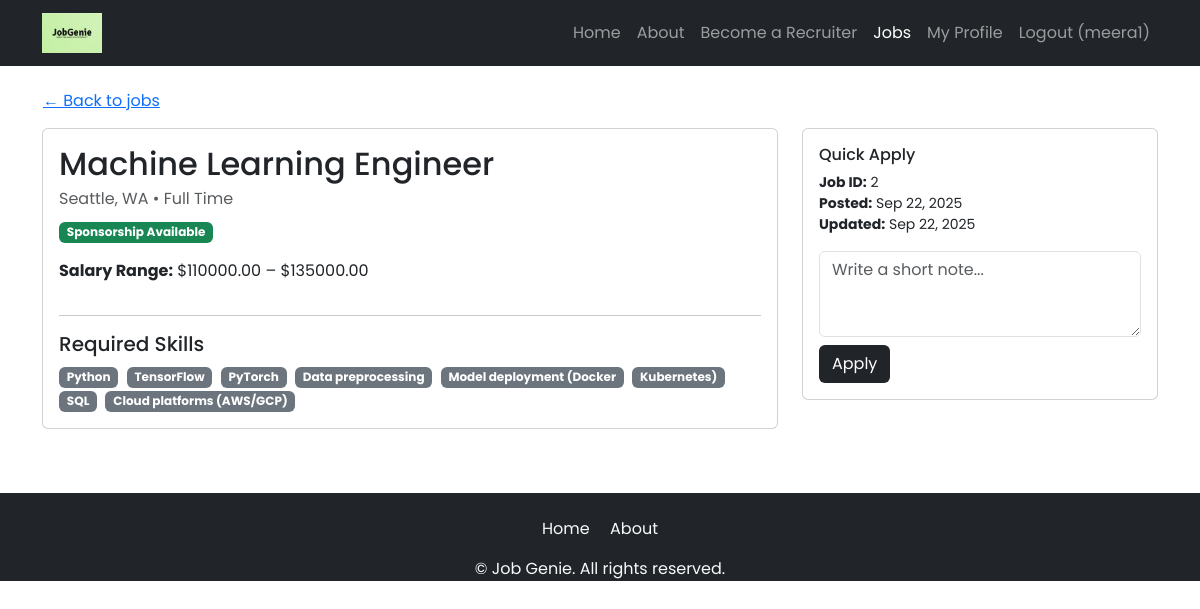
The page /jobs/2/ (signed in) on the database as committed earlier.
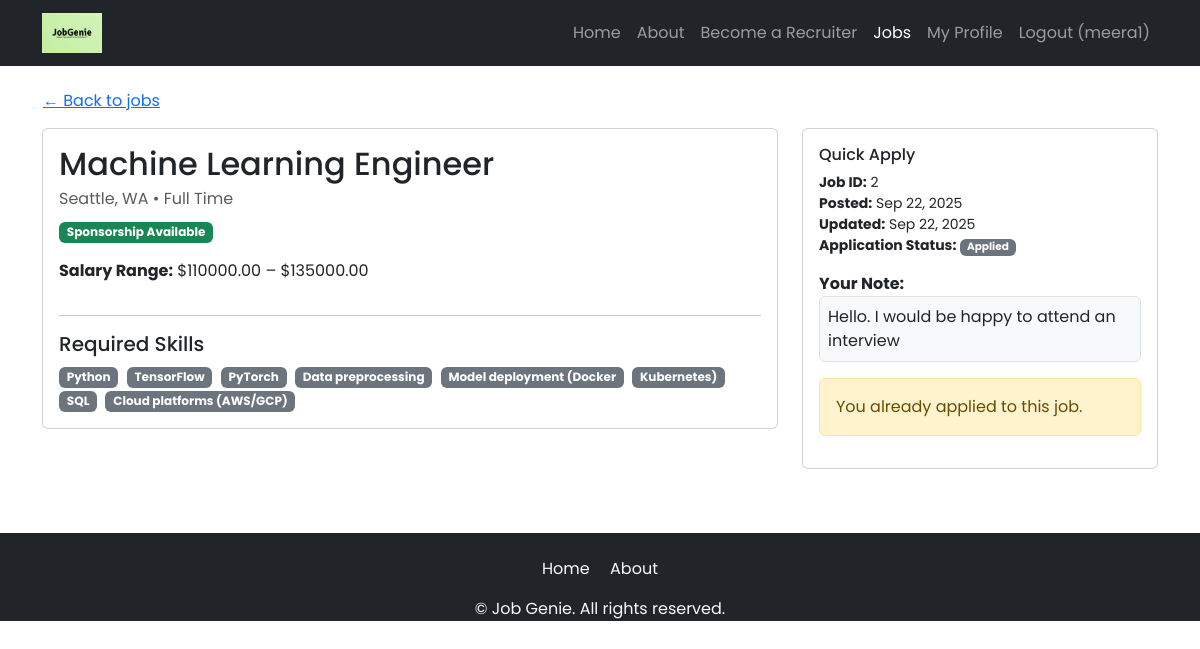
The same page on the database as committed later.
### jobs/models.py (models this page shows, shortened)
class Application(models.Model):
    STATUS_CHOICES = [
        ('applied', 'Applied'),
        ('review', 'Review'),
        ('interview', 'Interview'),
        ('offer', 'Offer'),
        ('closed', 'Closed'),
    ]
    job = models.ForeignKey(Job, on_delete=models.CASCADE, related_name="applications")
    candidate = models.ForeignKey(settings.AUTH_USER_MODEL, on_delete=models.CASCADE, related_name="applications")
    note = models.TextField(blank=True)  # tailored note from candidate
    status = models.CharField(max_length=20, choices=STATUS_CHOICES, default='applied')
    applied_at = models.DateTimeField(auto_now_add=True)

### jobs/views.py (the view)
# urls.py: path('<int:pk>/', JobDetailView.as_view(), name='job_detail'),
class JobDetailView(DetailView):
    model = Job
    template_name = 'jobs/job_detail.html'
    context_object_name = 'job'
    def get_context_data(self, **kwargs):
        ctx = super().get_context_data(**kwargs)
        if self.request.user.is_authenticated:
            ctx['application'] = Application.objects.filter(
                job=self.object, candidate=self.request.user
            ).first()
        return ctx

### jobs/models.py (called while the page is built)
    @property
    def skill_list(self):
        return [s.strip() for s in self.skills.split(',')] if self.skills else []

### jobs/templates/jobs/job_detail.html (shortened to what this page needs)
{% extends 'base.html' %}
{% load static %}
{% block content %}
<div class="p-3">
  <div class="container">
    <a href="{% url 'job_list' %}" class="btn btn-link ps-0">← Back to jobs</a>
    <div class="row mt-2">
      <div class="col-lg-8">
        <div class="card p-3">
          <h2 class="mb-1">{{ job.title }}</h2>
          <div class="mb-2 text-muted">
            {{ job.location }} • {{ job.get_job_type_display }}
          </div>
          <div class="mb-3">
            <span class="badge {% if job.visa_sponsorship == 'YES' %}bg-success{% else %}bg-dark{% endif %}">
              {{ job.get_visa_sponsorship_display }}
            </span>
          </div>
          {% if job.salary_min or job.salary_max %}
            <p><strong>Salary Range:</strong>
              ${{ job.salary_min|default:"?" }} – ${{ job.salary_max|default:"?" }}
            </p>
          {% endif %}
          <hr>
          <h5>Required Skills</h5>
          <p class="mb-0">
            {% if job.skills %}
              {% for s in job.skill_list %}
                <span class="badge bg-secondary me-1">{{ s }}</span>
              {% endfor %}
            {% else %}
              <em>Not specified.</em>
            {% endif %}
          </p>
        </div>
      </div>
      <div class="col-lg-4 mt-3 mt-lg-0">
        <div class="card p-3">
          <h6 class="mb-2">Quick Apply</h6>
          <ul class="list-unstyled mb-0 small">
            <li><strong>Job ID:</strong> {{ job.id }}</li>
            <li><strong>Posted:</strong> {{ job.created_at|date:"M j, Y" }}</li>
            <li><strong>Updated:</strong> {{ job.updated_at|date:"M j, Y" }}</li>
            {% if user.is_authenticated and application %}
              <li>
                <strong>Application Status:</strong>
                <span class="badge
                  {% if application.status == 'applied' %} bg-secondary
                  {% elif application.status == 'review' %} bg-info text-dark
                  {% elif application.status == 'interview' %} bg-warning text-dark
                  {% elif application.status == 'offer' %} bg-success
                  {% elif application.status == 'closed' %} bg-danger
                  {% else %} bg-dark
                  {% endif %}
                ">
                  {{ application.get_status_display }}
                </span>
              </li>
            {% endif %}
          </ul>
          <div class="mt-3">
            {% if user.is_authenticated %}
              {% if application %}
                {% if application.note %}
                  <div class="mb-2">
                    <strong>Your Note:</strong>
                    <div class="border rounded p-2 bg-light">
                      {{ application.note }}
                    </div>
                  </div>
                {% endif %}
                <div class="alert alert-warning mt-3">
                  You already applied to this job.
                </div>
              {% else %}
                <form method="post" action="{% url 'apply_to_job' job.id %}">
                  <textarea name="note" class="form-control mb-2" rows="3" placeholder="Write a short note..."></textarea>
                  <button type="submit" class="btn bg-dark text-white">Apply</button>
                </form>
              {% endif %}
            {% else %}
              <a href="{% url 'accounts.login' %}" class="btn bg-dark text-white">Log in to apply</a>
            {% endif %}
          </div>
        </div>
      </div>
    </div>
  </div>
</div>
{% endblock content %}

Rows that differ between the two databases and show on the page:
now on this page (row edited): Application: status "Applied", note "Hello. I would be happy to attend an interview"
Other text that changed with them:
text no longer shown: "Apply"
text now shown: "Application Status: Your Note: You already applied to this job."
